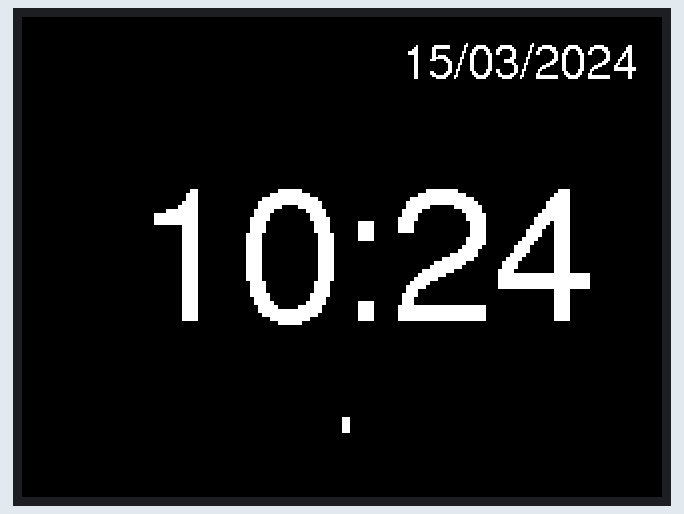
A sketch run on a simulated Arduino Uno, built with avr-gcc and run on an emulated ATmega328P. Shown: 320×240 colour display. The local clock reads 2024-03-15 10:24:30 at power-on unless the sketch sets it; what the sketch prints to the serial monitor is not drawn.

Above: at 0.4 s.
At 4.1 s:
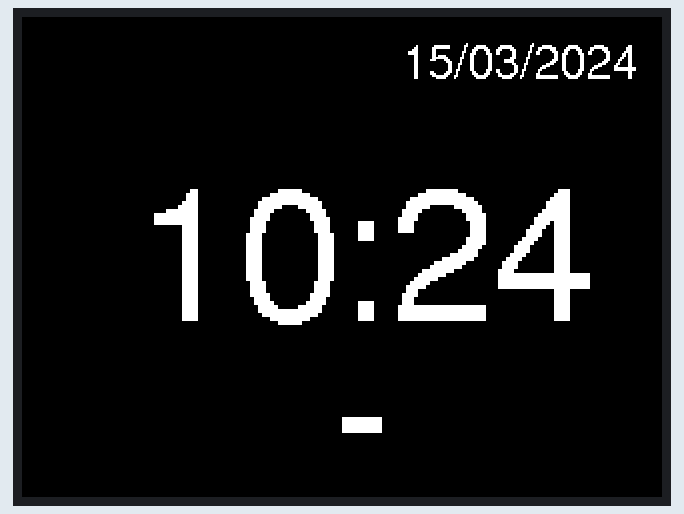
At 8.1 s:
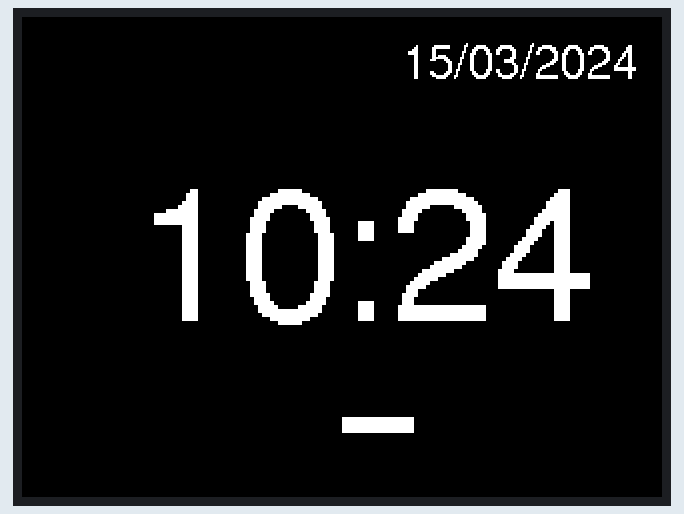
At 15.1 s:
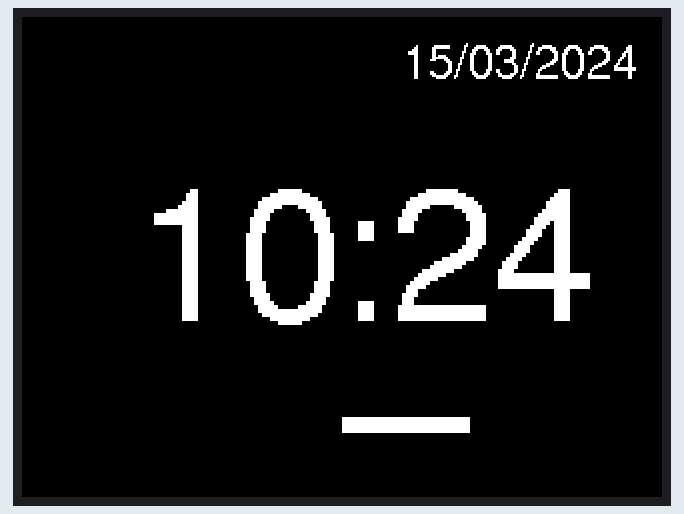
At 22.1 s:
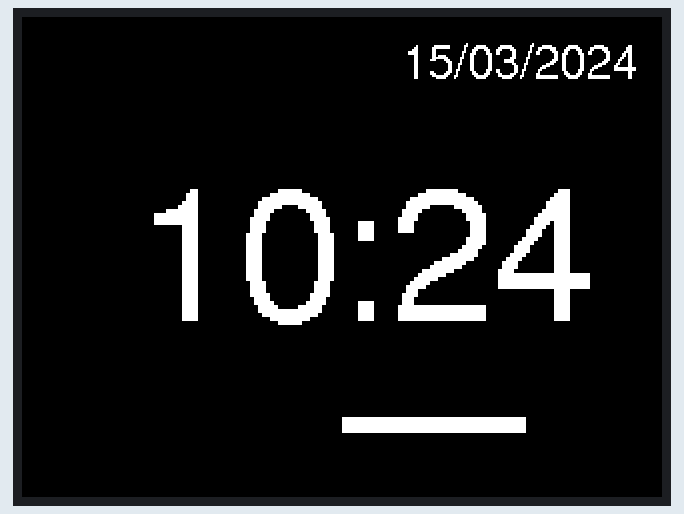
At 29.1 s:
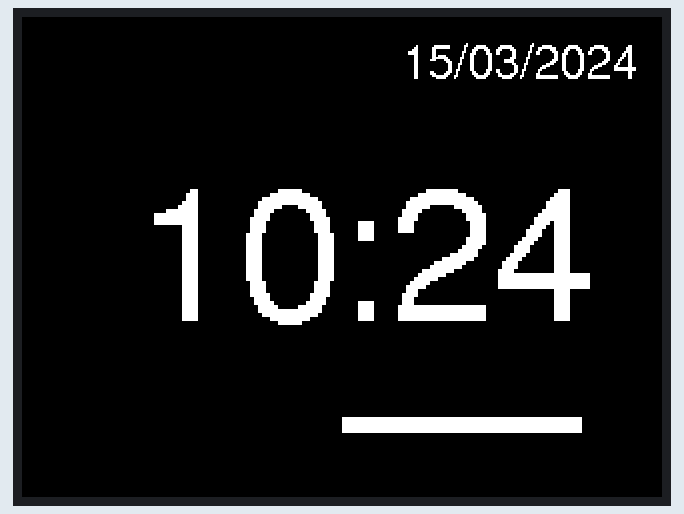

The sketch:

clock.ino
```cpp
#include "SPI.h"
#include "Adafruit_GFX.h"
#include <Fonts/FreeSans24pt7b.h>
#include <Fonts/FreeSans12pt7b.h>
#include "Adafruit_ILI9341.h"
#include <Wire.h>
#include "ds3231.h"

#define ABS(X)  ((X>=0)? X : -(X) )
#define BUFF_MAX 128
uint8_t time[8];
char recv[BUFF_MAX];
unsigned int recv_size = 0;
unsigned long prev, interval = 5000;
struct ts t;
#define TFT_RST 8
#define TFT_DC 9
#define TFT_CS 10
#define LEFT 0
#define CENTER 1
#define RIGHT 2

Adafruit_ILI9341 tft = Adafruit_ILI9341(TFT_CS, TFT_DC, TFT_RST);

struct matrix {
    int x;
    int y;
};
static matrix clockMap[66] = {{10 * 16,0},
{11 * 16,16},
{12 * 16,16},
{13 * 16,16},
{14 * 16,16},
{15 * 16,16},
{16 * 16,16},
{17 * 16,16},
{18 * 16,16},

{304,1 * 16},
{304,2 * 16},
{304,3 * 16},
{304,4 * 16},
{304,5 * 16},
{304,6 * 16},
{304,7 * 16},
{304,8 * 16},
{304,9 * 16},
{304,10 * 16},
{304,11 * 16},
{304,12 * 16},
{304,13 * 16},

{18 * 16,224},
{17 * 16,224},
{16 * 16,224},
{15 * 16,224},
{14 * 16,224},
{13 * 16,224},
{12 * 16,224},
{11 * 16,224},
{10 * 16,224},
{9 * 16,224},
{8 * 16,224},
{7 * 16,224},
{6 * 16,224},
{5 * 16,224},
{4 * 16,224},
{3 * 16,224},
{2 * 16,224},
{1 * 16,224},

{16,13 * 16},
{16,12 * 16},
{16,11 * 16},
{16,10 * 16},
{16,9 * 16},
{16,8 * 16},
{16,7 * 16},
{16,6 * 16},
{16,5 * 16},
{16,4 * 16},
{16,3 * 16},
{16,2 * 16},
{16,1 * 16},

{1 * 16,16},
{2 * 16,16},
{3 * 16,16},
{4 * 16,16},
{5 * 16,16},
{6 * 16,16},
{7 * 16,16},
{8 * 16,16},
{9 * 16,16}};

void setup() {
    Serial.begin(9600);
    Wire.begin();
    DS3231_init(DS3231_CONTROL_INTCN);
    memset(recv, 0, BUFF_MAX);
    tft.begin();
    tft.setRotation(3);
    tft.fillScreen(ILI9341_BLACK);
}

int iter;
int mem;
int lastMinute;
int lastSecond;

void loop(void) {
    unsigned long now = millis();
    unsigned long start = micros();
    DS3231_get(&t);

    if(lastMinute != t.min) {
        lastMinute = t.min;
        tft.fillScreen(ILI9341_BLACK);
    }

    drawTime();

    // Draw progress bar
    Serial.println(t.sec);

    for(int i = 0; i < 4; ++i) {
        for(int j = 0; j < 8; ++j) {
            tft.drawPixel(40 + (t.sec * 4) + i, 200 + j, ILI9341_WHITE);
        }
    }

    prev = now;
    return micros() - start;
}

unsigned long drawTime() {
    char timeBuff[BUFF_MAX];
    char dateBuff[BUFF_MAX];
    //snprintf(timeBuff, BUFF_MAX, "%d.%02d.%02d %02d:%02d:%02d", t.year, t.mon, t.mday, t.hour, t.min, t.sec);
    snprintf(timeBuff, BUFF_MAX, "%02d:%02d", t.hour, t.min);
    snprintf(dateBuff, BUFF_MAX, "%02d/%02d/%d", t.mday, t.mon, t.year);

    tft.setCursor(0, 0);
    tft.setTextColor(ILI9341_WHITE);
    tft.setFont(&FreeSans12pt7b);
    tft.setTextSize(1);
    drawText(dateBuff, 190, 30, LEFT);
    tft.setFont(&FreeSans24pt7b);
    tft.setTextSize(2);
    drawText(timeBuff, 204, 150, CENTER);
}

void drawText(const char *buf, const int x, const int y, const int align) {
    int16_t x1, y1;
    uint16_t w, h;
    tft.setTextColor(ILI9341_WHITE);
    switch(align) {
        case LEFT:
            tft.setCursor(x, y);
            break;
        case CENTER:
            tft.getTextBounds(buf, x, y, &x1, &y1, &w, &h);
            tft.setCursor(x - (w / 2), y);
            break;
        default:
            tft.setCursor(x, y);
            break;
    }
    tft.print(buf);
}
```

Measured:
- what the display in image 5 shows lasts 1.0 s, from 29.0 s to 30.0 s
